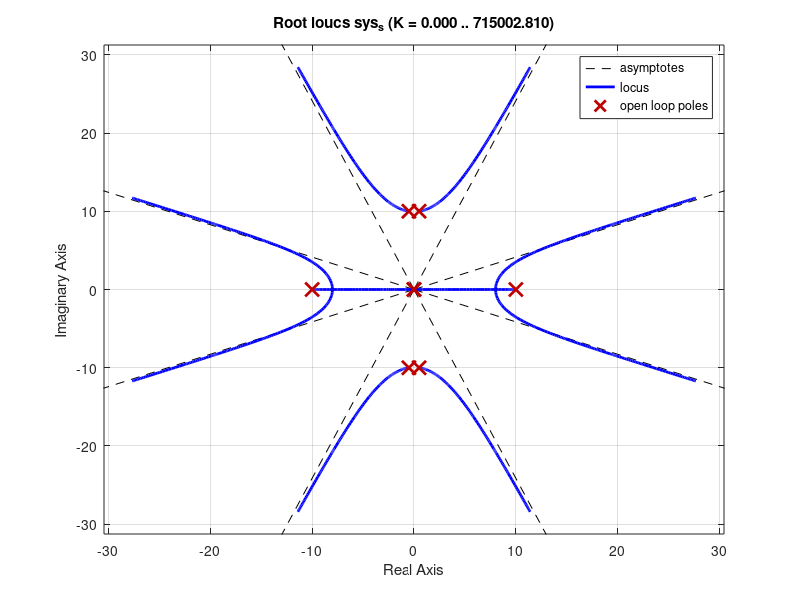

This figure's MATLAB source: (Note: this script raises an error after producing the figure.)
% EES-40 2023-2 Lab4 semana 14 Jacques Waldmann novembro 2023
% Controle ótimo DLQG de sistema SISO 
% Polos de malha fechada do sistema contínuo selecionados via root locus simétrico (LGR-S) 
% Robustez do controle ótimo contínuo LQR - função de sensibilidade e margens de estabilidade
% Verificação da banda passante da malha fechada para discretização e projeto discreto DLQR 
% Estimador: filtro de Kalman => sistema variante no tempo 
% Desempenho DLQG e o compromisso com o esforço de controle e a passagem de ruído de medida 

% Realização em cascata de primeira ordem com  modal de segunda ordem
% G(s)= 10/(s+10) * 100/(s+0,5+10j)/(s+0,5-10j) = Y(s)/U(s) é a malha aberta
clear all;clc;close all
% cada grupo com realização {A,B,C} distinta
A=[-10 0 0;-10 -.5 10;0 -10 -.5];
B=[10;0;0];
C=[0 0 1];
Gss=ss(A,B,C,0);
[Gtfnum Gtfden]=ss2tf(A,B,C,0);
Gtf=tf(Gtfnum,Gtfden); % malha aberta, sem ação integral
step(Gtf)
%% augmented state xaug dynamics 
% includes xi: time integral of r-y (output error wrt to reference) 
% xaug_dot=Aaug*xaug+Baug*u+Gaug*r
% y=Caug*xaug - plant model output measurement
Aaug=[A zeros(3,1);-C 0];
Baug=[B;0];
Gaug=[zeros(3,1); 1]; % reference r input matrix  
Caug=[C 0]; % physical output y
% C_xi is the infinite-horizon time integral of the output tracking error 
% for use in the quadratic cost function J_LQR
C_xi=[0 0 0 1]; % pseudomeasurement y'=x_i
if rank(ctrb(Aaug,Baug))==length(Aaug) 
    X=['sistema aumentado contínuo é controlavel'];
    disp(X);
else disp('sistema continuo nao é controlavel');
end
s=tf('s'); % Laplace transform - variable s for later use in transfer functions  
%% lugar geométrico das raízes simétrico (LGR-S)
% symmetric root locus (SRL) LGR-S to select closed-loop poles according to rho^(-1)
% minimize J_LQR=integral (xi^2 + rho u^2)dt from t=0 to +inf
[numAug,denAug]=ss2tf(Aaug,Baug,C_xi,0);
Gaugtf=tf(numAug,denAug); % malha aberta, inclui ação integral, com "saída" xi ponderada em J_LQR
% lqr function yields Klqr(1:4)=[K  -Ki] such that (be aware of the negative sign)
%      u= - Klqr * [x'  xi']'= - Klqr * xaug is the control signal optimizing J_LQR 
% while driving the augmented linear dynamics and tracking the reference.  
% LQR design assumes the actual state is available 
% Closed-loop pole selection according to symmetric root locus with output xi in J_LQR  
num1=numAug; % numerador de Gaugtf(-s)
den1=denAug.*[1 -1 1 -1 1]; % denominador de Gaugtf(-s), que tem xi como "saída"
num_s=conv(numAug,num1); % numerador de Gaugtf(s)*Gaugtf(-s)
den_s=conv(denAug,den1); % denominador de Gaugtf(s)*Gaugtf(-s)
sys_s=tf(num_s,den_s); % open loop tf Gaugtf(s)*Gaugtf(-s) for SRL
rlocus(sys_s); % choose with mouse acceptable gain from the stable closed-loop poles in SRL asymptotes
GainLGR_S=input(' selected SRL gain (inverse of rho seen in J-cost functional ');
rho=1/GainLGR_S
Klqr=lqr(Aaug,Baug,C_xi'*C_xi,rho); % lqr com peso em xi e rho=-1/GainLGR_S no controle, sendo GainLGR_S obtido com LGR simétrico para atender requisitos
%% closing the loop with continuous-time LQR optimal state feedback gain
Ki=-Klqr(4);
K=Klqr(1:3);
Aaugmf=[Aaug-Baug*Klqr]; % closed-loop dynamics matrix
X=['state feedback gain vector K ',num2str(K(1:3)),' output tracking error integral gain Ki ',num2str(Ki)];
disp(X);
% closed-loop measurement and pseudomeasurement output signals in LQR feedback design
% read bandwidth wb from closed-loop (Y(jw)/R(jw) plot at the top 
SysMF=ss(Aaugmf,Gaug,[Caug;C_xi],zeros(2,1)); 
% closed-loop, augmented-state LQR design
% notice: input is reference r, output signals are y and xi=xaug(4)
damp(SysMF);
p=eig(Aaugmf);
% read bandwidth wb [rd/s] in closed-loop Y(jw)/R(jw) Bode magnitude plot
figure;bodemag(SysMF); 
%% model-based steady state analysis: closed-loop response in steady state 
step_mag=5; % reference step magnitude [V] 
X=['ref magnitude ',num2str(step_mag),' [V]'];disp(X);
MM=[A B;-C 0];
xureg=inv(MM)*[zeros(3,1);-step_mag] % plant model steady state is xureg(1:3) and control xureg(4)
xireg=1/Ki*(xureg(4)+K*xureg(1:3)) % augmented state component xi in steady state
%% sampling time choice and ZOH plant discretization for DLQR design
wb=input('-3 dB bandwidth frequency [rd/s] from Bode closed loop Y(j\omega)/R(j\omega) ');
fb=wb/2/pi; % Hz
% NI-board maximum D/A sampling frequency is 150Hz
Ts=1/(20*fb); 
X=['suggested sampling time Ts ',num2str(Ts),' [s]'];
disp(X);
Ts=input(' enter suitable sampling time [s]');
save Ts.mat Ts % for use in NI board driver script

disp('desired z-plane closed loop poles ')
Closed_z=exp(p*Ts)
% augmented plant model, state space realization
Gaugss=ss(Aaug,[Baug Gaug],[Caug;C_xi],zeros(2,2));
Gaugssd=c2d(Gaugss,Ts,'zoh');  % ZOH discretization
save Gaugssd.mat Gaugssd
% zoh discretization of augmented plant model
Aaugd=Gaugssd.A;
Baugd=Gaugssd.B(:,1);
Gaugd=Gaugssd.B(:,2);
Caugd=Gaugssd.C(1,:);
C_xid=Gaugssd.C(2,:);
if rank(ctrb(Aaugd,Baugd))==length(Aaugd) 
    X=['sistema discreto controlavel'];
    disp(X);
else disp('sistema discreto nao controlavel');
end
%% DLQR design
% discrete-time state feedback design optimizes cost J_DLQR=Sum(x_i[k]^2 + rho*u[k]^2) with u[k] = -Kdlqr*xaug[k]
[Kdlqr,~,Eig_d]=dlqr(Aaugd,Baugd,C_xid'*C_xid,rho); % dlqr pondera x_i e rho=-1/GainLGR_S no controle, sendo GainLGR_S obtido com LGR simétrico para atender requisitos
save Kdlqr.mat Kdlqr;
disp('dlqr closed-loop poles');
Eig_d

X=['discrete-time state feedback gain vector Kdlqr ',num2str(Kdlqr)];
disp(X);

Amfd=Aaugd-Baugd*Kdlqr;
disp('Amfd=Aaugd-Baugd*Kdlqr closed-loop poles - compare with Eig_d');
pd=eig(Amfd) % polos de malha fechada
%% discrete-time closed-loop simulation of DLQR design
% reference is r=step_mag*1(t) and output {y;xi]
SysMFd=ss(Amfd,Gaugd,[Caug;C_xi],zeros(2,1),Ts);
step_mag=5; 
opt = stepDataOptions('StepAmplitude',step_mag);
tfinal=5; % final time tf=5[s]

% xstep is the timeline of xaug; ystep is the timeline of xi=xaug(4)
[ystep,tstep,xstep]=step(SysMFd,tfinal,opt);  
sizek=length(tstep); % length to be used in Kalman filter steps

figure; % sinal xaug1(t) em malha fechada
stem(tstep,xstep(:,1));
title(['xaug(1) em malha fechada - degrau_{ref}= ',num2str(step_mag),' [V]']);
xlabel('segundos');
grid;

figure; % sinal xaug2(t) em malha fechada
stem(tstep,xstep(:,2));
title(['xaug(2) em malha fechada - degrau_{ref}= ',num2str(step_mag),' [V]']);
xlabel('segundos');
grid;

figure; % sinal xaug(3) em malha fechada
stem(tstep,xstep(:,3));
title(['xaug(3) em malha fechada - degrau_{ref}= ',num2str(step_mag),' [V]']);
xlabel('segundos');
grid;

figure; % sinal xaug(4) em malha fechada
stem(tstep,xstep(:,4));
title(['xaug(4) em malha fechada - degrau_{ref}= ',num2str(step_mag),' [V]']);
xlabel('segundos');
grid;

figure; % output signals: y(k);xi(k)  
stem(tstep,ystep(:,1:2));
title(['saída y e pseudomedida x_I em malha fechada - degrau_{ref}= ',num2str(step_mag),' [V.s]']);
legend('y','x_I');
xlabel('segundos');
grid;

figure;   % sinal de controle em malha fechada 
xstep_transp=xstep'; % linha temporal do estado aumentado em malha fechada é aqui transposto
cntrl=-Kdlqr*xstep_transp;
stem(tstep,cntrl);
title(['controle DLQR [V] em malha fechada - degrau_{ref}= ',num2str(step_mag),' [V]']);
xlabel('segundos');
grid;

%% DLQR design stability margins with augmented state xaug feedback is dictated by 
% the open-loop transfer function tfL(z), z=exp(jw.Ts)
% u=Kdlqr*xaug as output and negative feedback is assumed
% projeto DLQR,assegura estabilidade exponencial assegurada.
% inspecionar quão próximo do ponto crítico passa o modelo nominal 
SysMAd=ss(Aaugd,Baugd,Kdlqr,0,Ts);
figure;
nyquistplot(SysMAd); % use zoom in critical point in the Nyquist plot and see margins
title('Nyquist plot - open loop tfL(z)[dB] at z=exp(j*w*Ts)');
figure;
margin(SysMAd);
legend('SysMAd(z), z=exp(jw.Ts): open-loop DLQR'); 
% para verificar se projeto é ou não é robusto
% ver se tfL(z),z=exp(jw.Ts) se aproxima muito do ponto crítico - pode se tornar instável com modelo incerto e envolver ponto crítico 
[NumD,DenD]=ss2tf(Aaugd,Baugd,Kdlqr,0); 
tfLd=tf(NumD,DenD,Ts); % open loop discrete tf with u(k)=Kdlqr*xaug(k) as output and negative feedback is assumed 
Dlqr=1+tfLd; % distance from critical point in complex plane (-1+0j) to open loop tfL(z),z=exp(jw.Ts)
Slqr=1/Dlqr; % sensitivity tf
figure;
bodemag(Slqr);
title('Magnitude da função de sensibilidade |S_{dlqr}(exp(Ts.j\omega))|[dB]'); 
figure;
bodemag(Dlqr);
title('função distância ao ponto crítico |D_{dlqr}(exp(Ts.j\omega))|[dB]'); 
%% observability test 
if rank(obsv(Aaugd,C_xi))==length(Aaugd) 
    X=['sistema discreto observavel'];
    disp(X);
else disp('sistema discreto nao observavel');
end
%% Lab 4 - Malha fechada com estimação via filtro de Kalman
% KF here estimates the entire augmented state vector
% Closing the loop with the Kalman filter - covariances and innovation variance analysis 
%                                            and tuning the filter noise parameters qdf, rdf
x0=[0 0 0 0]';       % ground-truth plant initial state                        
P0=diag([.01 1 1 .01]);  % initial state estimation error covariance matrix 

qd=.25*Ts;           % discrete zero-mean Gaussian model noise wd(k) variance is PSD*Ts 
qdf=qd;              % filter tuning parameter
rd=.00005/Ts;        % .0001/Ts discrete zero-mean Gaussian pseudomeasurement noise v(k) variance is PSD/Ts
rdf=rd;              % filter tuning parameter
N=sizek;             % N here is filter steps length - integer
M=1;%M=1000;         % M here is number of independent realizations in the Monte Carlo simulation

% memory space for logging various arrays
Pprop=zeros(4,4,N);       % memory space for propagated covariance matrix
Pupdt=zeros(4,4,N);       % memory space for updated covariance matrix
Gain=zeros(4,N);        % memory space for Kalman gain vector
x=zeros(4,N);           % memory space for ground-truth state vector
z=zeros(1,N);           % memory space for pseudomeasurement z=y´=x_i vector
xhat_prop=zeros(4,N);   % memory space for propagated filter state vector
xhat_updt=zeros(4,N);   % memory space for updated filter state vector

inov=zeros(1,N,M);      % memory space for inovation for Monte Carlo statistics
uhat=zeros(1,N,M);      % memory space for control for MC statistics 
oute=zeros(1,N,M);      % memory space for output tracking error e=stepmag-Caugd*x

Sinov=zeros(1,N);       % memory space for KF inovation variance 

% KF covariances and innovation variance
Pprop(:,:,1)=Aaugd*P0*Aaugd'+Baugd*qdf*Baugd';    % P(1|0) uses P0,qdf
Sinov(1,1)=C_xid*Pprop(:,:,1)*C_xid'+rdf;         % S(1|0) uses rdf     
Gain(:,1)=Pprop(:,:,1)*C_xid'/Sinov(1,1);         % L(1)
Pupdt(:,:,1)=(eye(4)-Gain(:,1)*C_xid)*Pprop(:,:,1);    % P(1|1)
 
 % operação iterativa - KF covariances and innovation variance
 for k=2:N
  Pprop(:,:,k)=Aaugd*Pupdt(:,:,k-1)*Aaugd'+Baugd*qdf*Baugd';     % P(k|k-1)
  Sinov(1,k)=C_xid*Pprop(:,:,k-1)*C_xid'+rdf;                % S(k|k-1)      
  Gain(:,k)=Pprop(:,:,k)*C_xid'/Sinov(1,k);             % L(k)
  Pupdt(:,:,k)=(eye(4)-Gain(:,k)*C_xid)*Pprop(:,:,k);   % P(k|k)
 end  % end of KF covariance and innovation variance loop

 % KF-computed variances -  plots
steps=1:N;

% KF xaug(1) stdev - propagation and update
% KF xaug(1) estimation gain
a1(1:N)=Pprop(1,1,1:N);
b1(1:N)=Pupdt(1,1,1:N);
figure;
plot(tstep,sqrt(a1),'x',tstep,-sqrt(a1),'x');hold;
plot(tstep,sqrt(b1),'o',tstep,-sqrt(b1),'o');
title('xaug(1) estimation uncertainty - prop and updt KF-computed filter stdev');
figure;
c1(1:N)=Gain(1,1:N);
stem(tstep,c1,'x');title('KF-computed xaug(1) estimation Gain');

% KF xaug(2) stdev - propagation and update
% KF xaug(2) estimation gain
a2(1:N)=Pprop(2,2,1:N);
b2(1:N)=Pupdt(2,2,1:N);
figure;
plot(tstep,sqrt(a2),'x',tstep,-sqrt(a2),'x');hold;    
plot(tstep,sqrt(b2),'o',tstep,-sqrt(b2),'o');
title('xaug(2) estimation uncertainty - prop and updt KF-computed stdev');
figure;
c2(1:N)=Gain(2,1:N);
stem(tstep,c2,'x');title('KF-computed xaug(2) estimation gain');

% KF-computed xaug(3) uncertainty stdev - propagation and update
% KF xaug(3) estimation gain
a3(1:N)=Pprop(3,3,1:N);
b3(1:N)=Pupdt(3,3,1:N);
figure;
plot(tstep,sqrt(a3),'x',tstep,-sqrt(a3),'x');hold;    
plot(tstep,sqrt(b3),'o',tstep,-sqrt(b3),'o');  
title('xaug(3) estimation uncertainty - prop and updt KF-computed stdev');
figure;
c3(1:N)=Gain(3,1:N);
stem(tstep,c3,'x');title('KF xaug(3) estimation gain');

% KF-computed xaug(4) uncertainty stdev - propagation and update
% KF xaug(4) estimation gain
a4(1:N)=Pprop(4,4,1:N);
b4(1:N)=Pupdt(4,4,1:N);
figure;
plot(tstep,sqrt(a4),'x',tstep,-sqrt(a4),'x');hold;    
plot(tstep,sqrt(b4),'o',tstep,-sqrt(b4),'o');  
title('xaug(4) estimation uncertainty - prop and updt KF-computed stdev');
figure;
c4(1:N)=Gain(4,1:N);
stem(tstep,c4,'x');title('KF xaug(4) estimation gain');
%% KF 
% reference step from signal generator is r=step_mag*1(t)
for j=1:M        % Monte Carlo independent j-th realization loop
 % first iteration:
 % ground-truth process and pseudomeasurement, tracking error and control
 oute0=step_mag-Caugd*x0;            % initial plant output tracking error 
 x0hat=mvnrnd(x0,P0)';    % initial filter state estimate 4x1 drawn from multivariable Gaussian density N(x0,P0)
 u0hat=-Kdlqr*x0hat;                  % initial control signal uses initial filter estimate 
 % true stochastic state uses initial true state(=0)
 x(:,1)=Aaugd*x0+Baugd*u0hat+Gaugd*step_mag+Baugd*sqrt(qd)*randn;  
 z(1,1)=C_xid*x(:,1)+sqrt(rd)*randn;                % true stochastic x_i pseudomeasurement
 oute(1,1,j)=step_mag-Caugd*x(:,1);                  % tracking error 
 % KF
 xhat_prop(:,1)=Aaugd*x0hat+Baugd*uhat(1,1,j)+Gaugd*step_mag;
 xhat_updt(:,1)=xhat_prop(:,1)+Gain(:,1)*(z(1,1)-C_xid*xhat_prop(:,1));
 inov(1,1,j)=z(1,1)-C_xid*xhat_prop(:,1);          % j-th realization of initial inovation
 uhat(1,1,j)=-Kdlqr*xhat_updt(:,1);             % control signal uses filter estimate

 % KF operação iterativa - ground-truth e filtro
 for k=2:N
  % ground-truth process and pseudomeasurement
  x(:,k)=Aaugd*x(:,k-1)+Baugd*uhat(1,k-1,j)+Gaugd*step_mag+Baugd*sqrt(qd)*randn;   % true state propagates
  oute(1,k,j)=step_mag-Caugd*x(:,k);  % tracking error by the end of true state propagation with control signal
  z(1,k)=C_xid*x(:,k-1)+sqrt(rd)*randn;  % true pseudomeasurement 
  % KF 
  xhat_prop(:,k)=Aaugd*xhat_updt(:,k-1)+Baugd*uhat(1,k-1,j)+Gaugd*step_mag;
  xhat_updt(:,k)=xhat_prop(:,k)+Gain(:,k)*(z(1,k)-C_xid*xhat_prop(:,k));
  xerr_prop(:,k,j)=xhat_prop(:,k)-x(:,k);     % j-th realization of k-th-step propagated state estimation error
  xerr_updt(:,k,j)=xhat_updt(:,k)-x(:,k);     % j-th realization of k-th-step updated state estimation error 
  inov(1,k,j)=z(1,k)-C_xid*xhat_prop(:,k);    % j-th realization of k-th-step inovation
  uhat(1,k,j)=-Kdlqr*xhat_updt(:,k);  % control signal uses filter estimate and reference
 end  % end of KF step loop
end  % end of Monte Carlo independent realization loop
%% gráficos 
figure;stem(tstep,-oute+step_mag);title('Plant model output - one realization');
figure;stem(tstep,uhat);title('Control - one realization');
%% Innovation: just one realization and KF-computed stdev
aa4(1:N)=Sinov(1,1:N);
dd4(1:N)=inov(1,:,1);
figure;
plot(tstep,sqrt(aa4),'x',tstep,-sqrt(aa4),'x');
hold;plot(tstep,dd4,'o');    
title('innovation - KF stdev(+/-) and one realization');
figure;
[inovautocorr,lags]=xcorr(dd4,'normalized');
stem(lags,inovautocorr);
title('innovation - one realization - autocorrelation');

